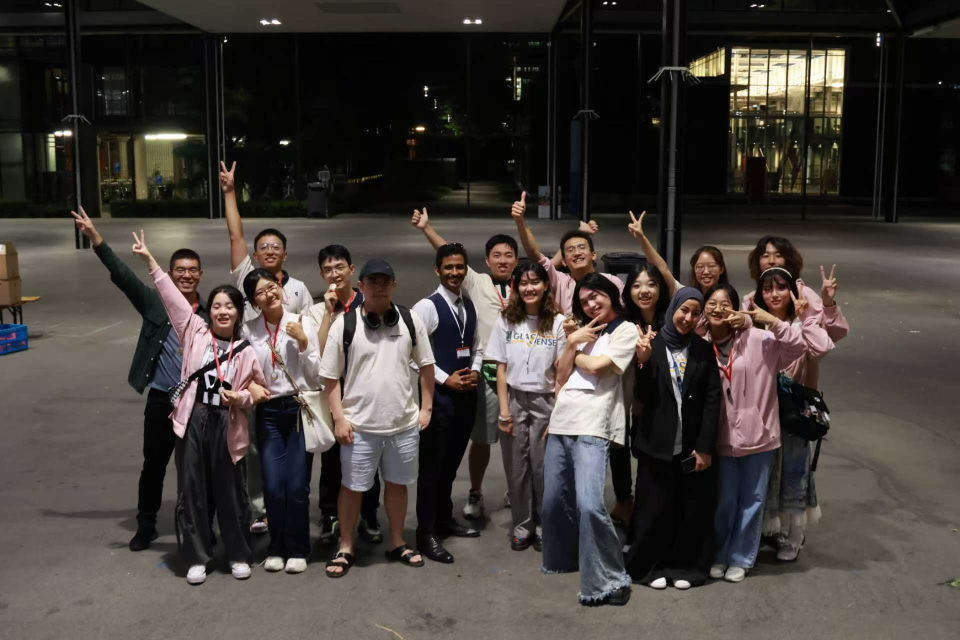
#> input picture TrusenseWeb-main/TrusenseWeb-main/images/slider/sensus0.jpg, 1920 x 1280 px (shown at 1/2 size)
$ python img.py
#> lines starting #> are read from the running program, lines starting #| are printed output that depends on the picture; pictures that were not available may be replaced by others from this repository, and a replacement may not be noted
import cv2
import numpy as np


t0=cv2.imread("sensus0.jpg")
#> t0 is the input picture: shape (1280, 1920, 3); mean B, G, R 57.8, 62.2, 68.4
t1=cv2.imread("sensus1.jpg")
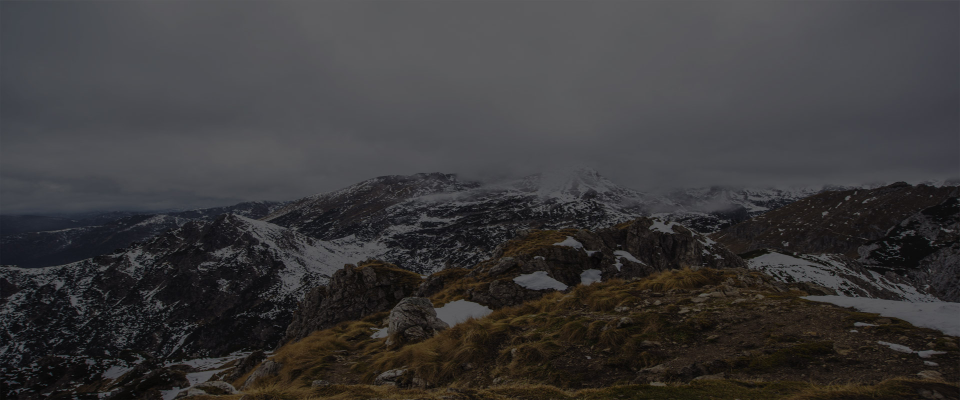
#> input picture TrusenseWeb-main/TrusenseWeb-main/images/slider/1.jpg, 1920 x 800 px, given in place of sensus1.jpg, which was not available (shown at 1/2 size)
#> t1 is the input picture: shape (800, 1920, 3); mean B, G, R 58.3, 57.6, 59

t1=cv2.resize(t1,(t0.shape[1],t0.shape[0]))
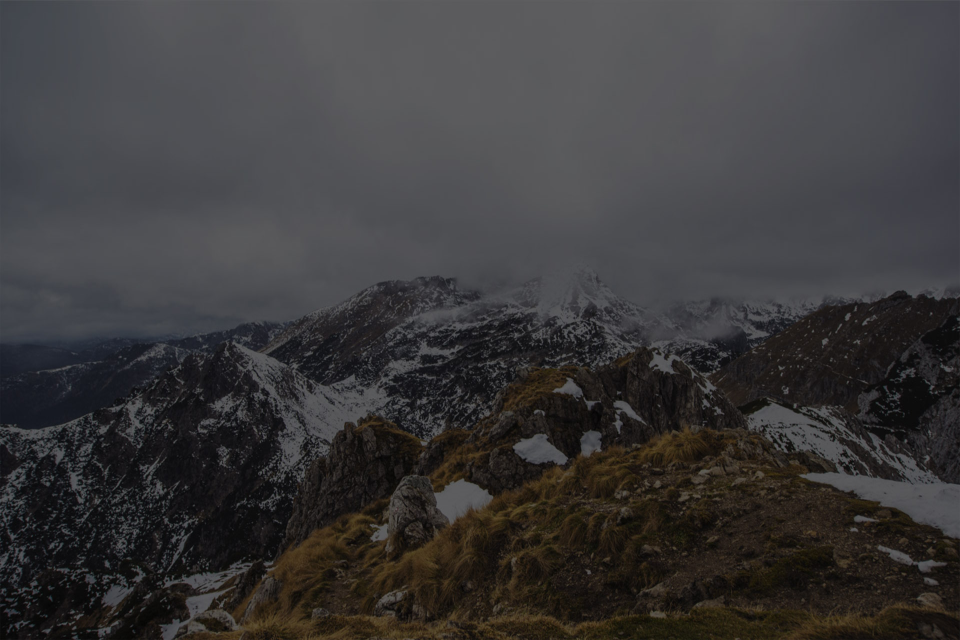
#> t1: shape (1280, 1920, 3) (shown at 1/2 size); mean B, G, R 58.3, 57.6, 59

black_img= np.zeros((t0.shape[0],t0.shape[1],3), np.uint8)
alpha=0.5

# Add the two images
g0=cv2.addWeighted(black_img,alpha,t0,1-alpha,0)
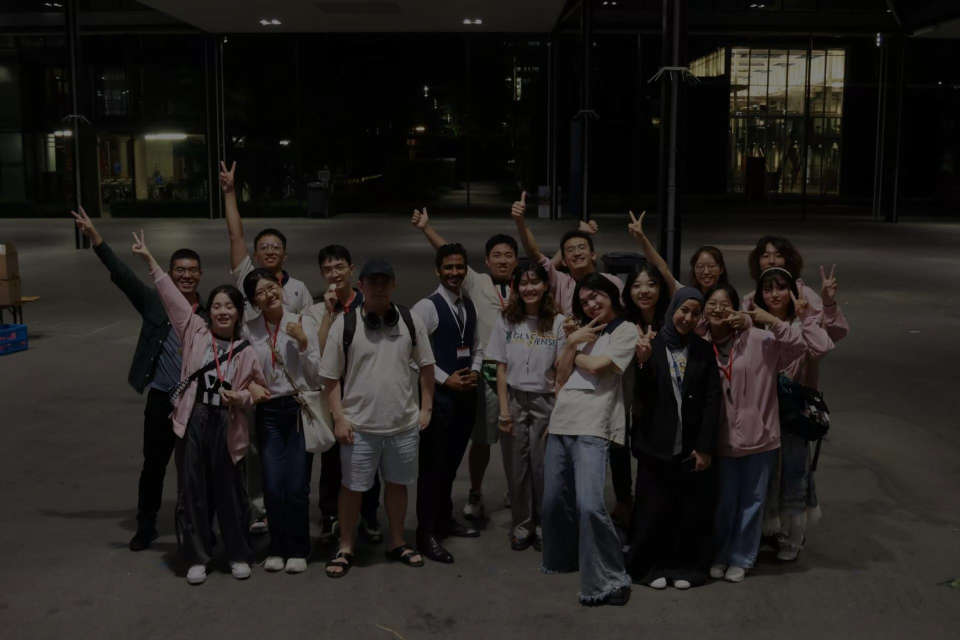
#> g0: shape (1280, 1920, 3) (shown at 1/2 size); mean B, G, R 28.9, 31.1, 34.2
#> black_img: shape (1280, 1920, 3); every value is 0
g1=cv2.addWeighted(black_img,alpha,t1,1-alpha,0)
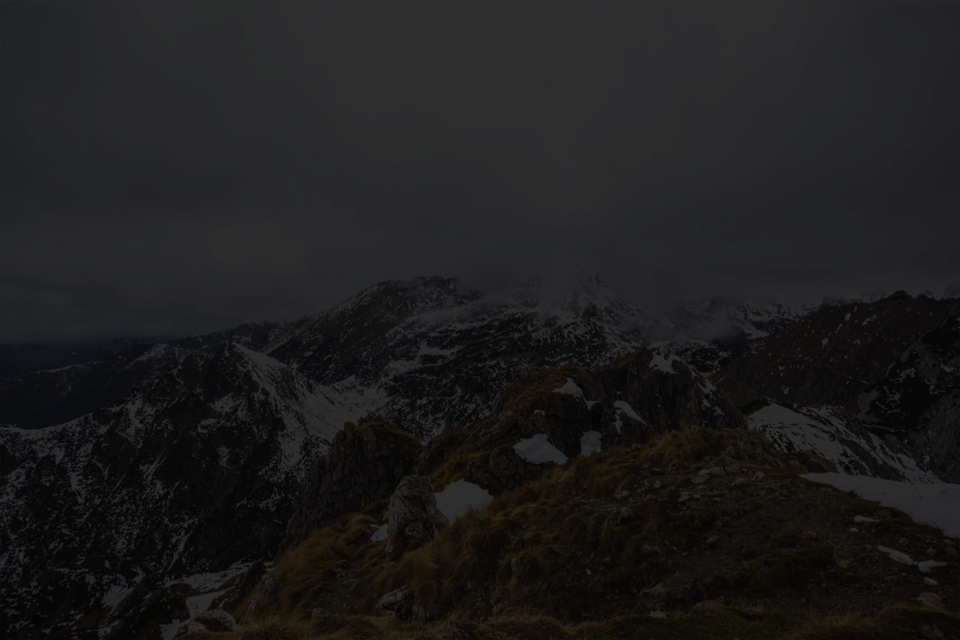
#> g1: shape (1280, 1920, 3) (shown at 1/2 size); mean B, G, R 29.1, 28.8, 29.5

# save
cv2.imwrite("output.jpg",g0)
cv2.imwrite("output1.jpg",g1)
